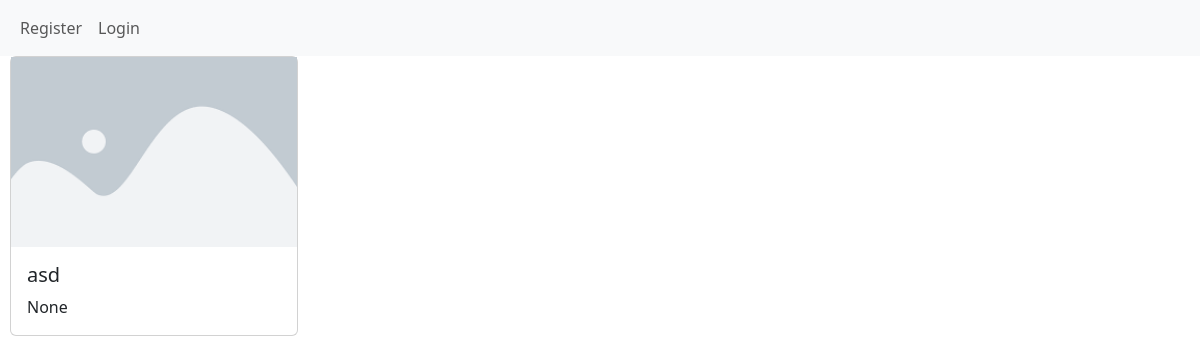
Before: /posts/6/class/ with the older database file.
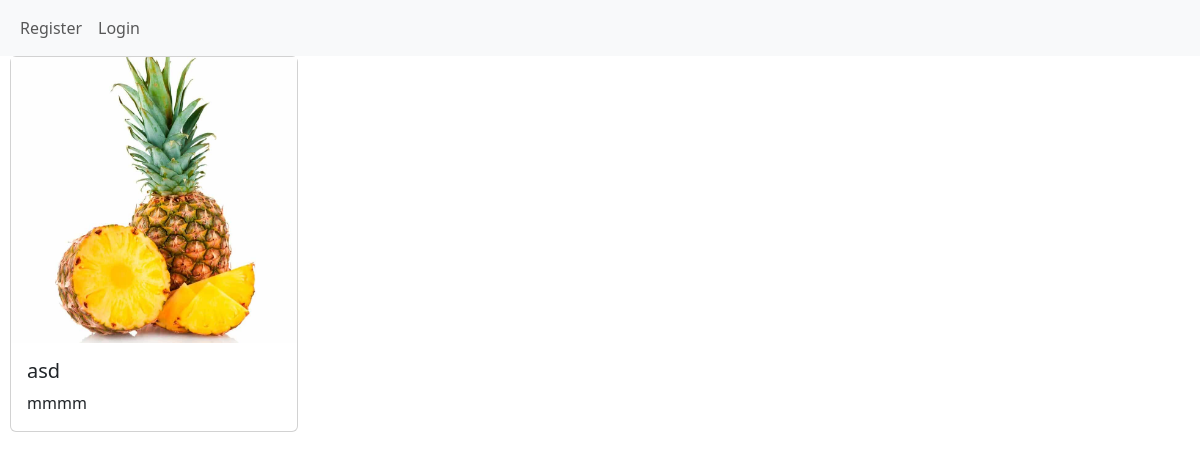
After: the same page with the newer database file.
### posts/models.py (models this page shows, shortened)
class Post(models.Model):
    author = models.ForeignKey(User, on_delete=models.CASCADE, null=True)
    image = models.ImageField(null=True, blank=True)
    title = models.CharField(max_length=255)
    content = models.CharField(max_length=1000, null=True, blank=True)
    rate = models.IntegerField(default=0)
    created_at = models.DateTimeField(auto_now_add=True)
    updated_at = models.DateTimeField(auto_now=True)
    category = models.ForeignKey(Category, null=True, blank=True, on_delete=models.CASCADE)
    tags = models.ManyToManyField(Tag, blank=True)

### posts/views.py (the view)
# urls.py: path("posts/<int:pk>/class/", PostDetailView.as_view()),
class PostDetailView(DetailView):
    model = Post
    template_name = "posts/post_detail.html"
    context_object_name = "post"

### templates/posts/post_detail.html (shortened to what this page needs)
{% extends "base.html" %}
{% load static %}
{% block content %}
<div class="card" style="width: 18rem; margin-left: 10px;">
{% if post.image %}
    <img src="{{ post.image.url }}" alt="Post image">
{% else %}
    <img src="{% static 'placeholder.png' %}" alt="Post image">
{% endif %}
  <div class="card-body">
    <h5 class="card-title">{{ post.title }}</h5>
    <p class="card-text">{{ post.content }}</p>
  </div>
</div>
{% endblock %}

Changed rows visible on the page:
changed Post "asd": image: picture added; content "None" → "mmmm"
